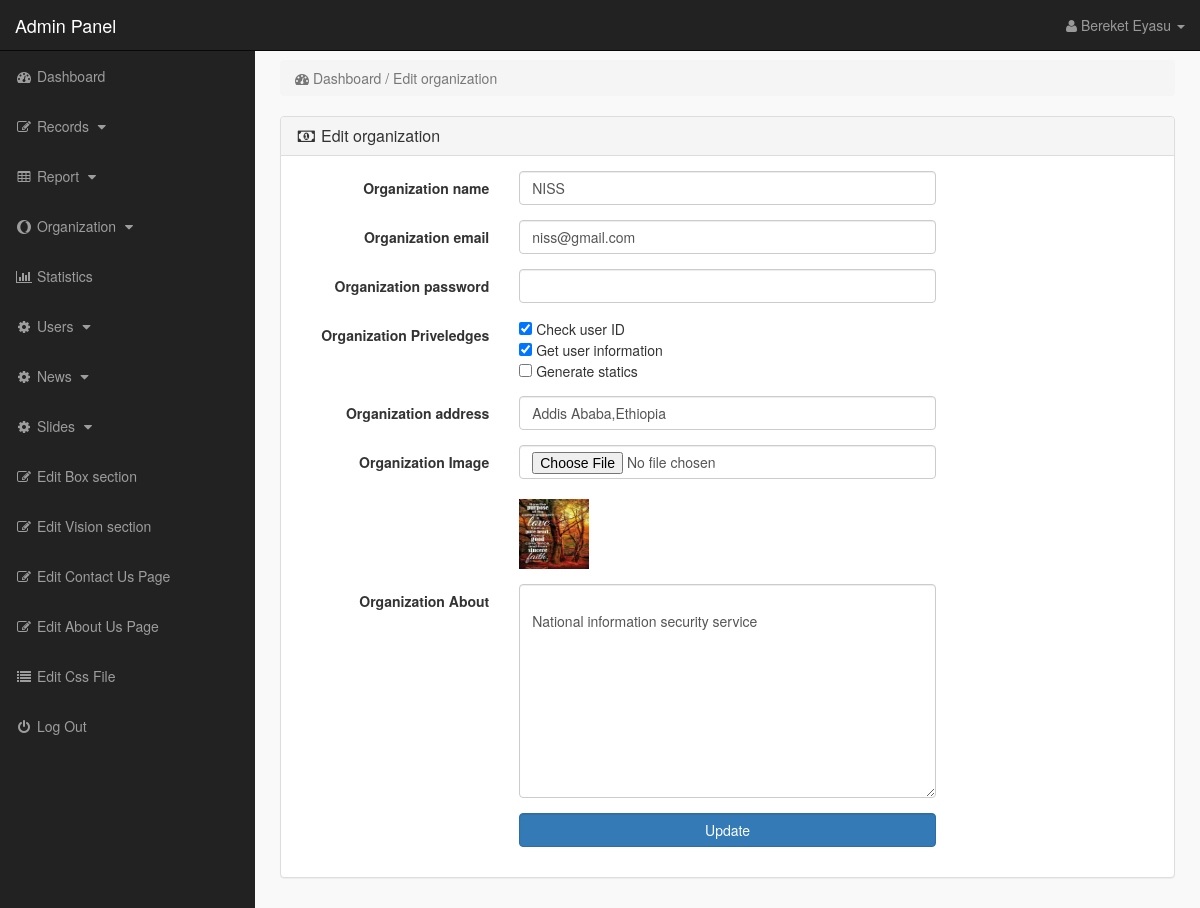
Screenshot of /admin_area/index.php?edit_org=6 (signed in) with the database file from the repository.
### tables this page shows
CREATE TABLE `orgs` (
  `oid` int(10) NOT NULL,
  `org_name` varchar(255) NOT NULL,
  `org_email` varchar(255) NOT NULL,
  `org_pass` varchar(255) NOT NULL,
  `prev1` varchar(255) NOT NULL,
  `prev2` varchar(255) NOT NULL,
  `prev3` varchar(255) NOT NULL,
  `org_address` varchar(255) NOT NULL,
  `org_image` text NOT NULL,
  `org_about` text NOT NULL,
  `user_id` int(10) NOT NULL,
  `admin_name` varchar(255) NOT NULL,
  `admin_id` int(10) NOT NULL
);

### admin_area/edit_org.php (the view, shortened to what this page needs)
<?php
if(!isset($_SESSION['admin_email'])){
echo "<script>window.open('login.php','_self')</script>";
}
else {
?>
<?php
if(isset($_GET['edit_org'])){
$edit_id = $_GET['edit_org'];
$get_record = "select * from orgs where oid=$edit_id";
$run_record = mysqli_query($con,$get_record);
$row_org=mysqli_fetch_array($run_record);
$org_name = $row_org['org_name'];
$org_email = $row_org['org_email'];
$org_image = $row_org['org_image'];
$org_address = $row_org['org_address'];
$prev1 = $row_org['prev1'];
$prev2 = $row_org['prev2'];
$prev3 = $row_org['prev3'];
$org_about=$row_org['org_about'];
?>
<!DOCTYPE html>
<html>
<head>
</head>
<body>
<div class="row">
<div class="col-lg-12">
<ol class="breadcrumb">
<li class="active">
<i class="fa fa-dashboard"> </i> Dashboard / Edit organization
</li>
</ol>
</div>
</div>
<div class="row">
<div class="col-lg-12">
<div class="panel panel-default">
<div class="panel-heading">
<h3 class="panel-title">
<i class="fa fa-money fa-fw"></i> Edit organization
</h3>
</div>
<div class="panel-body">
<form class="form-horizontal" method="post" enctype="multipart/form-data">
<div class="form-group" >
<label class="col-md-3 control-label" > Organization name</label>
<div class="col-md-6" >
<input type="text" name="org_name" class="form-control" value="<?php echo $org_name; ?>" required >
</div>
</div>
<div class="form-group" >
<label class="col-md-3 control-label" > Organization email </label>
<div class="col-md-6" >
<input type="text" name="org_email" class="form-control" value="<?php echo $org_email; ?>" required >
</div>
</div>
<div class="form-group" >
<label class="col-md-3 control-label" >Organization password </label>
<div class="col-md-6" >
<input type="password" name="org_pass" class="form-control" required >
</div>
</div>
<div class="form-group" >
<label class="col-md-3 control-label" > Organization Priveledges  </label>
<div class="col-md-6 " >
<input type="checkbox" name="prev1" class="" <?php if($prev1=="yes") echo "checked"; ?> > Check user ID</br>
<input type="checkbox" name="prev2" class="" <?php if($prev2=="yes") echo "checked"; ?>  > Get user information</br>
<input type="checkbox" name="prev3" class=""  <?php if($prev3=="yes") echo "checked"; ?>  > Generate statics</br>
</div>
</div>
<div class="form-group" >
<label class="col-md-3 control-label" > Organization address </label>
<div class="col-md-6" >
<input type="text" name="org_address" class="form-control" value="<?php echo $org_address; ?>" required >
</div>
</div>
<div class="form-group" >
<label class="col-md-3 control-label" > Organization Image </label>
<div class="col-md-6" >
<input type="file" name="image" class="form-control" required >
<br>
<img src="images/<?Php echo $org_image; ?>" width="70" height="70" >
</div>
</div>
<div class="form-group" >
<label class="col-md-3 control-label" > Organization About </label>
<div class="col-md-6" >
<textarea name="org_about" class="form-control" rows="10" >
<?php echo $org_about; ?>
</textarea>
</div>
</div>
<div class="form-group" >
<label class="col-md-3 control-label" ></label>
<div class="col-md-6" >
<input type="submit" name="update" value="Update" class="btn btn-primary form-control" >
</div>
</div>
</form>
</div>
</div>
</div>
</div>
</body>
</html>
<?php }} ?>

### admin_area/includes/sidebar.php (shortened to what this page needs)
<?php
if(!isset($_SESSION['admin_email'])){
echo "<script>window.open('login.php','_self')</script>";
}
else {
?>
<nav class="navbar navbar-inverse navbar-fixed-top" >
<div class="navbar-header" >
<a class="navbar-brand" href="index.php?dashboard" >Admin Panel</a>
</div>
<ul class="nav navbar-right top-nav" >
<li class="dropdown" >
<a href="#" class="dropdown-toggle" data-toggle="dropdown" >
<i class="fa fa-user" ></i>
<?php echo $admin_name; ?> <b class="caret" ></b>
</a>
</li>
</ul>
<div class="collapse navbar-collapse navbar-ex1-collapse">
<ul class="nav navbar-nav side-nav">
<li>
<a href="index.php?dashboard">
<i class="fa fa-fw fa-dashboard"></i> Dashboard
</a>
</li>
<li>
                    <a href="#" data-toggle="collapse" data-target="#records">
                        <i class="fa fa-fw fa-edit"></i> Records
                        <i class="fa fa-fw fa-caret-down"></i>
                    </a>
                </li>
                <li class="<?php if(isset($_GET['user_report'])||isset($_GET['reg_report'])){ echo "active"; } ?>">
                    <a href="#" data-toggle="collapse" data-target="#reports">
                        <i class="fa fa-fw fa-table"></i> Report
                        <i class="fa fa-fw fa-caret-down"></i>
                    </a>
                </li>
                <li class="<?php if(isset($_GET['user_report'])||isset($_GET['reg_report'])){ echo "active"; } ?>">
                    <a href="#" data-toggle="collapse" data-target="#org">
                        <i class="fa fa-fw fa-opera"></i> Organization
                        <i class="fa fa-fw fa-caret-down"></i>
                    </a>
                </li>
                <li>
                <li class="<?php if(isset($_GET['stat'])){ echo "active"; } ?>">
                    <a href="index.php?stat"><i class="fa fa-fw fa-bar-chart"></i> Statistics </a>
                </li>
                <li>
                    <a href="#" data-toggle="collapse" data-target="#users">
                        <i class="fa fa-fw fa-gear"></i> Users
                        <i class="fa fa-fw fa-caret-down"></i>
                    </a>
                </li>
                <li>
<a href="#" data-toggle="collapse" data-target="#news">
<i class="fa fa-fw fa-gear"></i> News
<i class="fa fa-fw fa-caret-down"></i>
</a>
</li>
                <li>
<a href="#" data-toggle="collapse" data-target="#slides">
<i class="fa fa-fw fa-gear"></i> Slides
<i class="fa fa-fw fa-caret-down"></i>
</a>
</li>
<li>
<a href="index.php?edit_box">
<i class="fa fa-fw fa-edit"></i> Edit Box  section
</a>
</li>
<li>
<a href="index.php?edit_vision_section">
<i class="fa fa-fw fa-edit"></i> Edit Vision  section
</a>
</li>
<li>
<a href="index.php?edit_contact_us">
<i class="fa fa-fw fa-edit"></i> Edit Contact Us Page
</a>
</li>
<li>
<a href="index.php?edit_about_us">
<i class="fa fa-fw fa-edit"></i> Edit About Us Page
</a>
</li>
<li>
<a href="index.php?edit_css">
<i class="fa fa-fw fa-list"></i> Edit Css File
</a>
</li>
<li>
<a href="logout.php">
<i class="fa fa-fw fa-power-off"></i> Log Out
</a>
</li>
</ul>
</div>
</nav>
<?php } ?>

### admin_area/css/style.css (style rules this page uses)
body { margin-top:100px; }
@media (min-width: 768px) { body { margin-top:50px; } }
.top-nav { padding:0 15px; }
.top-nav>li { display:inline-block; float:left; }
.top-nav>li>a { padding-top:15px; padding-bottom:15px; line-height:20px; color:#999; }
@media (min-width: 768px) { .side-nav { position:fixed; top:51px; width:255px; border-radius:0; overflow-y:auto; background-color: #222; bottom:0; overflow-x:hidden; padding-bottom:40px; } }
@media (min-width: 768px) { .side-nav>li>a { width:255px; } }
.panel-body { border-radius:5px; }

### rows the page displays
orgs: org_name "NISS", org_email "niss@gmail.com", prev1 "☑", prev2 "☑", org_address "Addis Ababa,Ethiopia", org_image (picture), org_about "National information security service"

### other values shown
$admin_name "Bereket Eyasu"
